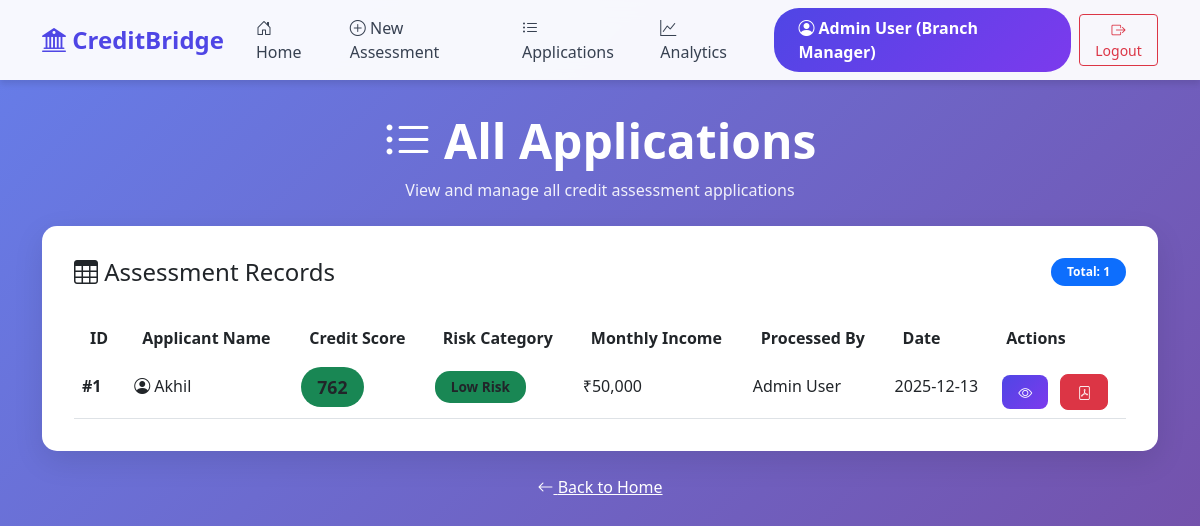
The app's page /applications (signed in) with its own data.
### app.py (models this page shows)
class Employee(db.Model):
    __tablename__ = 'employees'
    id = db.Column(db.Integer, primary_key=True)
    username = db.Column(db.String(50), unique=True, nullable=False)
    password_hash = db.Column(db.String(256), nullable=False)
    name = db.Column(db.String(100), nullable=False)
    role = db.Column(db.String(50), nullable=False)
    permissions = db.Column(db.Text, nullable=False)
    created_at = db.Column(db.DateTime, default=datetime.utcnow)
    assessments = db.relationship('CreditAssessment', backref='processor', lazy=True)

class User(db.Model):
    __tablename__ = 'users'
    id = db.Column(db.Integer, primary_key=True)
    name = db.Column(db.String(100), nullable=False)
    phone = db.Column(db.String(20), nullable=False)
    email = db.Column(db.String(100))
    pan_card = db.Column(db.String(10))
    created_at = db.Column(db.DateTime, default=datetime.utcnow)
    profiles = db.relationship('FinancialProfile', backref='user', lazy=True)
    assessments = db.relationship('CreditAssessment', backref='applicant', lazy=True)

class CreditAssessment(db.Model):
    __tablename__ = 'credit_assessments'
    id = db.Column(db.Integer, primary_key=True)
    user_id = db.Column(db.Integer, db.ForeignKey('users.id'), nullable=False)
    profile_id = db.Column(db.Integer, db.ForeignKey('financial_profiles.id'), nullable=False)
    credit_score = db.Column(db.Integer, nullable=False)
    risk_category = db.Column(db.String(20), nullable=False)
    repayment_probability = db.Column(db.Float, nullable=False)
    features_json = db.Column(db.Text, nullable=False)
    processed_by = db.Column(db.Integer, db.ForeignKey('employees.id'), nullable=False)
    status = db.Column(db.String(20), default='Pending Review')
    assessment_date = db.Column(db.DateTime, default=datetime.utcnow)

class FinancialProfile(db.Model):
    __tablename__ = 'financial_profiles'
    id = db.Column(db.Integer, primary_key=True)
    user_id = db.Column(db.Integer, db.ForeignKey('users.id'), nullable=False)
    monthly_income = db.Column(db.Float, nullable=False)
    monthly_expenses = db.Column(db.Float, nullable=False)
    income_std_dev = db.Column(db.Float)
    upi_transaction_count = db.Column(db.Integer)
    bill_payment_streak = db.Column(db.Integer)
    digital_activity_months = db.Column(db.Integer)
    savings_amount = db.Column(db.Float)
    business_revenue = db.Column(db.Float)
    business_expenses = db.Column(db.Float)
    created_at = db.Column(db.DateTime, default=datetime.utcnow)
    assessments = db.relationship('CreditAssessment', backref='profile', lazy=True)

### app.py (the view)
@app.route('/applications')
@login_required
@permission_required('view_all')
def applications():
    assessments = CreditAssessment.query.order_by(CreditAssessment.assessment_date.desc()).all()
    applications_data = []
    for assessment in assessments:
        user = User.query.get(assessment.user_id)
        profile = FinancialProfile.query.get(assessment.profile_id)
        processor = Employee.query.get(assessment.processed_by)
        applications_data.append({
            'id': assessment.id,
            'name': user.name,
            'score': assessment.credit_score,
            'risk': assessment.risk_category,
            'income': profile.monthly_income,
            'processor': processor.name,
            'date': assessment.assessment_date
        })
    return render_template('applications.html', applications=applications_data)

### app.py (called while the page is built)
def login_required(f):
    @wraps(f)
    def decorated_function(*args, **kwargs):
        if 'user_id' not in session:
            return redirect(url_for('login'))
        return f(*args, **kwargs)
    return decorated_function

def permission_required(permission):
    def decorator(f):
        @wraps(f)
        def decorated_function(*args, **kwargs):
            if 'user_id' not in session:
                return redirect(url_for('login'))
            employee = Employee.query.get(session['user_id'])
            if not employee:
                return redirect(url_for('login'))
            perms = json.loads(employee.permissions)
            if permission not in perms and 'ALL' not in perms:
                return "Access Denied - Insufficient Permissions", 403
            return f(*args, **kwargs)
        return decorated_function
    return decorator

### templates/applications.html (shortened to what this page needs)
{% extends "base.html" %}
{% block content %}
<div class="row">
    <div class="col-12">
        <div class="text-center mb-4">
            <h1 class="display-5 fw-bold" style="color: white;">
                <i class="bi bi-list-ul"></i> All Applications
            </h1>
            <p style="color: rgba(255,255,255,0.9);">View and manage all credit assessment applications</p>
        </div>
        <div class="table-container">
            <div class="d-flex justify-content-between align-items-center mb-4">
                <h4 class="mb-0"><i class="bi bi-table"></i> Assessment Records</h4>
                <div>
                    <span class="badge bg-primary">Total: {{ applications|length }}</span>
                </div>
            </div>
            {% if applications|length > 0 %}
            <div class="table-responsive">
                <table class="table table-hover">
                    <thead>
                        <tr>
                            <th>ID</th>
                            <th>Applicant Name</th>
                            <th>Credit Score</th>
                            <th>Risk Category</th>
                            <th>Monthly Income</th>
                            <th>Processed By</th>
                            <th>Date</th>
                            <th>Actions</th>
                        </tr>
                    </thead>
                    <tbody>
                        {% for app in applications %}
                        <tr>
                            <td><strong>#{{ app.id }}</strong></td>
                            <td>
                                <i class="bi bi-person-circle"></i> {{ app.name }}
                            </td>
                            <td>
                                <span class="score-badge {% if app.score >= 750 %}bg-success{% elif app.score >= 600 %}bg-warning text-dark{% else %}bg-danger{% endif %}">
                                    {{ app.score }}
                                </span>
                            </td>
                            <td>
                                <span class="risk-badge {% if app.risk == 'Low Risk' %}bg-success{% elif app.risk == 'Medium Risk' %}bg-warning text-dark{% else %}bg-danger{% endif %}">
                                    {{ app.risk }}
                                </span>
                            </td>
                            <td>₹{{ "{:,.0f}".format(app.income) }}</td>
                            <td>{{ app.processor }}</td>
                            <td>{{ app.date.strftime('%Y-%m-%d') }}</td>
                            <td>
                                <a href="{{ url_for('view_assessment', assessment_id=app.id) }}"
                                   class="btn btn-sm btn-primary btn-action" title="View Details">
                                    <i class="bi bi-eye"></i>
                                </a>
                                <a href="{{ url_for('generate_pdf', assessment_id=app.id) }}"
                                   class="btn btn-sm btn-danger btn-action" title="Download PDF">
                                    <i class="bi bi-file-pdf"></i>
                                </a>
                            </td>
                        </tr>
                        {% endfor %}
                    </tbody>
                </table>
            </div>
            {% endif %}
        </div>
        <div class="text-center mt-4">
            <a href="{{ url_for('home') }}" class="text-white">
                <i class="bi bi-arrow-left"></i> Back to Home
            </a>
        </div>
    </div>
</div>
{% endblock %}

### templates/base.html (shortened to what this page needs)
<!DOCTYPE html>
<html lang="en">
<head>
    <link href="https://cdn.jsdelivr.net/npm/bootstrap@5.3.0/dist/css/bootstrap.min.css" rel="stylesheet">
    <link rel="stylesheet" href="https://cdn.jsdelivr.net/npm/bootstrap-icons@1.11.0/font/bootstrap-icons.css">
</head>
<body>
    {% if session.user_id %}
    <nav class="navbar navbar-expand-lg navbar-light">
        <div class="container">
            <a class="navbar-brand" href="{{ url_for('home') }}">
                <i class="bi bi-bank2"></i> CreditBridge
            </a>
            <div class="collapse navbar-collapse" id="navbarNav">
                <ul class="navbar-nav ms-auto align-items-center">
                    <li class="nav-item">
                        <a class="nav-link" href="{{ url_for('home') }}">
                            <i class="bi bi-house-door"></i> Home
                        </a>
                    </li>
                    {% if 'create' in session.permissions or 'ALL' in session.permissions %}
                    <li class="nav-item">
                        <a class="nav-link" href="{{ url_for('new_assessment') }}">
                            <i class="bi bi-plus-circle"></i> New Assessment
                        </a>
                    </li>
                    {% endif %}
                    {% if 'view_all' in session.permissions or 'ALL' in session.permissions %}
                    <li class="nav-item">
                        <a class="nav-link" href="{{ url_for('applications') }}">
                            <i class="bi bi-list-ul"></i> Applications
                        </a>
                    </li>
                    {% endif %}
                    {% if 'analytics' in session.permissions or 'ALL' in session.permissions %}
                    <li class="nav-item">
                        <a class="nav-link" href="{{ url_for('dashboard') }}">
                            <i class="bi bi-graph-up"></i> Analytics
                        </a>
                    </li>
                    {% endif %}
                    <li class="nav-item ms-3">
                        <div class="user-info">
                            <i class="bi bi-person-circle"></i> {{ session.name }} ({{ session.role }})
                        </div>
                    </li>
                    <li class="nav-item ms-2">
                        <a class="btn btn-outline-danger btn-sm" href="{{ url_for('logout') }}">
                            <i class="bi bi-box-arrow-right"></i> Logout
                        </a>
                    </li>
                </ul>
            </div>
        </div>
    </nav>
    {% endif %}
    <div class="content-wrapper">
        <div class="container">
            {% block content %}{% endblock %}
        </div>
    </div>
</body>
</html>

### templates/base.html (style rules this page uses)
:root { --primary-color: #4f46e5; --secondary-color: #7c3aed; --success-color: #10b981; --warning-color: #f59e0b; --danger-color: #ef4444; }
body { font-family: 'Segoe UI', Tahoma, Geneva, Verdana, sans-serif; background: linear-gradient(135deg, #667eea 0%, #764ba2 100%); min-height: 100vh; }
.navbar { background: rgba(255, 255, 255, 0.95) !important; backdrop-filter: blur(10px); box-shadow: 0 4px 6px rgba(0, 0, 0, 0.1); }
.navbar-brand { font-weight: 700; color: var(--primary-color) !important; font-size: 1.5rem; }
.nav-link { color: #374151 !important; font-weight: 500; transition: all 0.3s ease; margin: 0 0.5rem; }
.content-wrapper { padding: 2rem 0; min-height: calc(100vh - 76px); }
.btn-primary { background: linear-gradient(135deg, var(--primary-color), var(--secondary-color)); border: none; border-radius: 10px; padding: 0.75rem 2rem; font-weight: 600; transition: all 0.3s ease; }
.badge { padding: 0.5rem 1rem; border-radius: 20px; font-weight: 600; }
.user-info { background: linear-gradient(135deg, var(--primary-color), var(--secondary-color)); color: white; padding: 0.5rem 1.5rem; border-radius: 25px; font-weight: 600; }

### templates/applications.html (style rules this page uses)
.table-container { background: white; border-radius: 15px; padding: 2rem; box-shadow: 0 10px 30px rgba(0, 0, 0, 0.1); }
.table { margin-bottom: 0; }
.table thead { background: linear-gradient(135deg, #4f46e5, #7c3aed); color: white; }
.table thead th { border: none; padding: 1rem; font-weight: 600; }
.table tbody tr { transition: all 0.3s ease; }
.score-badge { padding: 0.5rem 1rem; border-radius: 20px; font-weight: 600; font-size: 1.1rem; }
.risk-badge { padding: 0.4rem 1rem; border-radius: 15px; font-weight: 600; font-size: 0.85rem; }
.btn-action { padding: 0.4rem 1rem; border-radius: 8px; font-size: 0.875rem; margin: 0 0.25rem; }

### records on screen
Employee: name "Admin User", role "Branch Manager", processor "Admin User"
User: name "Akhil"
CreditAssessment: score "762", risk "Low Risk", date "2025-12-13"
FinancialProfile: income "50,000"

### other values on screen
{{ applications|length }} "1"
{{ app.id }} "1"
